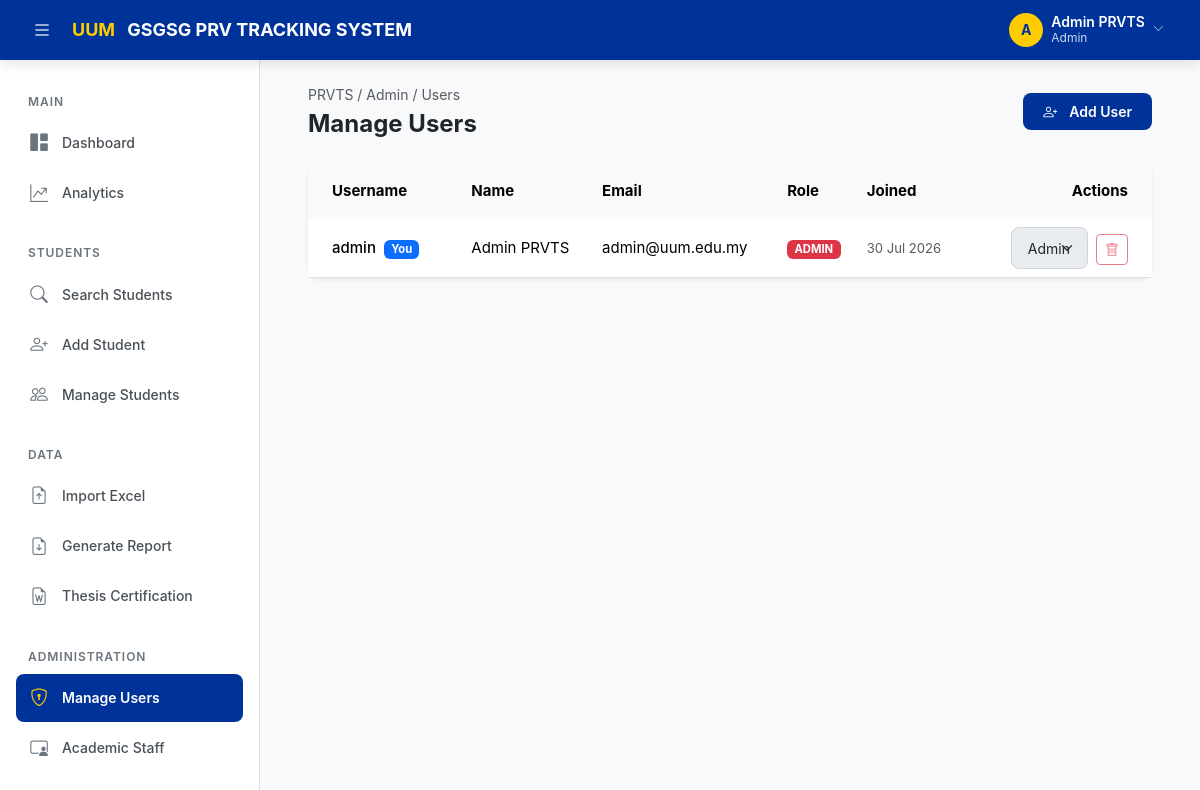
The app's page /users (signed in) with its own data.
### tables this page shows
CREATE TABLE IF NOT EXISTS `users` (
    `user_id`       INT AUTO_INCREMENT PRIMARY KEY,
    `name`          VARCHAR(150) NOT NULL,
    `email`         VARCHAR(200) NOT NULL UNIQUE,
    `username`      VARCHAR(100) NOT NULL UNIQUE,
    `password`      VARCHAR(255) NOT NULL,
    `role`          ENUM('admin','staff') NOT NULL DEFAULT 'staff',
    `force_password_change` TINYINT(1) NOT NULL DEFAULT 0,
    `created_at`    DATETIME NOT NULL DEFAULT CURRENT_TIMESTAMP,
    `updated_at`    DATETIME NOT NULL DEFAULT CURRENT_TIMESTAMP ON UPDATE CURRENT_TIMESTAMP
);

### app/Core/Controller.php (called while the page is built, shortened)
<?php
class Controller
{
    protected function view(string $viewPath, array $data = []): void
    {
        extract($data);
        $viewFile = dirname(__DIR__) . '/Views/' . str_replace('.', '/', $viewPath) . '.php';
        require $viewFile;
    }
}

### app/Controllers/UserController.php (called while the page is built, shortened)
<?php
class UserController extends Controller
{
    private User $userModel;
    public function __construct()
    {
        $this->userModel = new User();
    }
    public function manage(): void
    {
        $data = [
            'pageTitle'   => 'Manage Users',
            'currentPage' => 'users',
            'users'       => $this->userModel->getAll()
        ];
        $this->view('users.manage', $data);
    }
}

### app/Core/App.php (called while the page is built, shortened)
<?php
class App
{
    private Router $router;
    public function __construct()
    {
        $this->router = new Router();
    }
    private function registerRoutes(): void
    {
        $this->router->get('/login',            'AuthController', 'login');
        $this->router->post('/login',           'AuthController', 'loginPost');
        $this->router->get('/forgot-password',  'AuthController', 'forgotPassword');
        $this->router->get('/logout',           'AuthController', 'logout');
        $this->router->get('/',                     'DashboardController', 'index');
        $this->router->get('/dashboard',            'DashboardController', 'index');
        $this->router->get('/analytics',            'AnalyticsController', 'index');
        $this->router->get('/analytics/chart-data', 'AnalyticsController', 'chartData');
        $this->router->get('/search',          'SearchController', 'index');
        $this->router->get('/search/live',     'SearchController', 'liveSearch');
        $this->router->get('/student/{id}',    'StudentController', 'detail');
        $this->router->get('/students/create', 'StudentController', 'create');
        $this->router->post('/students/store', 'StudentController', 'store');
        $this->router->get('/students/manage', 'StudentController', 'manage');
        $this->router->get('/students/edit/{id}',   'StudentController', 'edit');
        $this->router->post('/students/update/{id}','StudentController', 'update');
        $this->router->post('/students/delete/{id}','StudentController', 'delete');
        $this->router->post('/students/bulk-delete', 'StudentController', 'bulkDelete');
        $this->router->post('/student/{id}/remarks', 'StudentController', 'addRemark');
        $this->router->post('/student/{id}/remarks/delete/{remarkId}', 'StudentController', 'deleteRemark');
        $this->router->get('/import',          'ImportController', 'index');
        $this->router->post('/import/upload',  'ImportController', 'upload');
        $this->router->get('/export',              'ExportController', 'index');
        $this->router->post('/export/pdf',         'ExportController', 'exportPdf');
        $this->router->post('/export/excel',       'ExportController', 'exportExcel');
        $this->router->get('/export/pdf/{id}',     'ExportController', 'exportSinglePdf');
        $this->router->get('/export/excel/{id}',   'ExportController', 'exportSingleExcel');
        $this->router->post('/export/preview',     'ExportController', 'apiPreview');
        $this->router->post('/export/custom',      'ExportController', 'exportCustom');
        $this->router->get('/docx-templates',          'DocxTemplateController', 'index');
        $this->router->post('/docx-templates/generate', 'DocxTemplateController', 'generate');
        $this->router->get('/users',               'UserController', 'manage');
        $this->router->post('/users/store',        'UserController', 'store');
        $this->router->post('/users/role/{id}',    'UserController', 'updateRole');
        $this->router->post('/users/reset-password/{id}', 'UserController', 'resetPassword');
        $this->router->post('/users/delete/{id}',  'UserController', 'delete');
        $this->router->get('/staff',                       'StaffController', 'manage');
        $this->router->post('/staff/supervisors/store',    'StaffController', 'storeSupervisor');
        $this->router->post('/staff/supervisors/update/{id}', 'StaffController', 'updateSupervisor');
        $this->router->post('/staff/supervisors/delete/{id}', 'StaffController', 'deleteSupervisor');
        $this->router->post('/staff/examiners/store',      'StaffController', 'storeExaminer');
        $this->router->post('/staff/examiners/update/{id}',   'StaffController', 'updateExaminer');
        $this->router->post('/staff/examiners/delete/{id}',   'StaffController', 'deleteExaminer');
        $this->router->post('/staff/chairpersons/store',    'StaffController', 'storeChairperson');
        $this->router->post('/staff/chairpersons/update/{id}', 'StaffController', 'updateChairperson');
        $this->router->post('/staff/chairpersons/delete/{id}', 'StaffController', 'deleteChairperson');
        $this->router->post('/staff/api/supervisors/store', 'StaffController', 'apiStoreSupervisor');
        $this->router->post('/staff/api/examiners/store',   'StaffController', 'apiStoreExaminer');
        $this->router->post('/staff/api/chairpersons/store','StaffController', 'apiStoreChairperson');
        $this->router->get('/profile',         'ProfileController', 'index');
        $this->router->post('/profile/update', 'ProfileController', 'update');
    }
    public function run(): void
    {
        $uri    = $_SERVER['REQUEST_URI'] ?? '/';
        $method = $_SERVER['REQUEST_METHOD'] ?? 'GET';
        $this->router->dispatch($uri, $method);
    }
}

### public/index.php (called while the page is built, shortened)
<?php
$app = new App\Core\App();
$app->run();

### app/Core/Database.php (called while the page is built, shortened)
<?php
class Database
{
    private static ?Database $instance = null;
    private \PDO $pdo;
    private ?\PDOStatement $stmt = null;
    private function __construct()
    {
        $config = require dirname(__DIR__, 2) . '/config/database.php';
        $dsn = sprintf(
            'mysql:host=%s;port=%s;dbname=%s;charset=%s',
            $config['host'],
            $config['port'],
            $config['dbname'],
            $config['charset']
        );
        try {
            $this->pdo = new \PDO($dsn, $config['username'], $config['password'], $config['options']);
        } catch (\PDOException $e) {
            die('Database connection failed: ' . $e->getMessage());
        }
    }
    public static function getInstance(): self
    {
        if (self::$instance === null) {
            self::$instance = new self();
        }
        return self::$instance;
    }
    public function query(string $sql): self
    {
        $this->stmt = $this->pdo->prepare($sql);
        return $this;
    }
    public function execute(array $params = []): bool
    {
        return $this->stmt->execute();
    }
    public function resultSet(array $params = []): array
    {
        $this->execute($params);
        return $this->stmt->fetchAll();
    }
}

### config/database.php (called while the page is built)
<?php
return [
    'host'     => $_ENV['DB_HOST'] ?? 'localhost',
    'dbname'   => $_ENV['DB_NAME'] ?? 'prvts_db',
    'username' => $_ENV['DB_USER'] ?? 'root',
    'password' => $_ENV['DB_PASS'] ?? '',
    'port'     => $_ENV['DB_PORT'] ?? '3306',
    'charset'  => 'utf8mb4',
    'options'  => [
        PDO::ATTR_ERRMODE            => PDO::ERRMODE_EXCEPTION,
        PDO::ATTR_DEFAULT_FETCH_MODE => PDO::FETCH_ASSOC,
        PDO::ATTR_EMULATE_PREPARES   => false,
    ],
];

### app/Models/User.php (called while the page is built, shortened)
<?php
class User
{
    private Database $db;
    public function __construct()
    {
        $this->db = Database::getInstance();
    }
    public function getAll(): array
    {
        $this->db->query('SELECT user_id, name, email, username, role, created_at FROM users ORDER BY created_at DESC');
        return $this->db->resultSet();
    }
}

### app/Views/users/manage.php (the view, shortened to what this page needs)
<?php
$baseUrl = rtrim($_ENV['APP_URL'] ?? '', '/');
$currentUserId = $_SESSION['user_id'] ?? 0;
?>
<div class="page-header animate-fade-in-up">
    <div>
        <div class="breadcrumb text-muted">PRVTS / Admin / Users</div>
        <h1>Manage Users</h1>
    </div>
    <button type="button" class="btn btn-uum" data-bs-toggle="modal" data-bs-target="#addUserModal">
        <i class="bi bi-person-plus me-1"></i>Add User
    </button>
</div>
<div class="card shadow-sm border-0 animate-fade-in-up stagger-1">
    <div class="card-body p-0">
        <div class="table-responsive">
            <table class="table table-hover align-middle mb-0">
                <thead class="table-light text-muted fw-semibold">
                    <tr>
                        <th class="px-4 py-3 border-0">Username</th>
                        <th class="py-3 border-0">Name</th>
                        <th class="py-3 border-0">Email</th>
                        <th class="py-3 border-0">Role</th>
                        <th class="py-3 border-0">Joined</th>
                        <th class="px-4 py-3 border-0 text-end">Actions</th>
                    </tr>
                </thead>
                <tbody>
                    <?php if (empty($users)): ?>
                        <tr>
                            <td colspan="6" class="text-center py-4 text-muted">No users found.</td>
                        </tr>
                    <?php else: ?>
                        <?php foreach($users as $u): ?>
                        <tr>
                            <td class="px-4 fw-medium">
                                <?= htmlspecialchars($u['username']) ?>
                                <?php if($u['user_id'] === $currentUserId): ?>
                                    <span class="badge bg-primary ms-1">You</span>
                                <?php endif; ?>
                            </td>
                            <td><?= htmlspecialchars($u['name']) ?></td>
                            <td><?= htmlspecialchars($u['email']) ?></td>
                            <td>
                                <?php
                                $badgeClass = match($u['role']) {
                                    'admin' => 'bg-danger',
                                    'staff' => 'bg-success',
                                    default => 'bg-secondary'
                                };
                                ?>
                                <span class="badge <?= $badgeClass ?>"><?= strtoupper($u['role']) ?></span>
                            </td>
                            <td class="text-muted small">
                                <?= date('d M Y', strtotime($u['created_at'])) ?>
                            </td>
                            <td class="px-4 text-end">
                                <form action="<?= $baseUrl ?>/users/role/<?= $u['user_id'] ?>" method="POST" class="d-inline-block me-1">
                                    <select name="role" class="form-select form-select-sm d-inline-block w-auto" onchange="this.form.submit()" <?= $u['user_id'] === $currentUserId ? 'disabled' : '' ?>>
                                        <option value="admin" <?= $u['role'] === 'admin' ? 'selected' : '' ?>>Admin</option>
                                    </select>
                                </form>
                                <form action="<?= $baseUrl ?>/users/delete/<?= $u['user_id'] ?>" method="POST" class="d-inline-block" onsubmit="return confirm('Delete this user account permanently?');">
                                    <button type="submit" class="btn btn-sm btn-outline-danger" title="Delete User" <?= $u['user_id'] === $currentUserId ? 'disabled' : '' ?>>
                                        <i class="bi bi-trash"></i>
                                    </button>
                                </form>
                            </td>
                        </tr>
                        <?php endforeach; ?>
                    <?php endif; ?>
                </tbody>
            </table>
        </div>
    </div>
</div>

### public/assets/css/style.css (style rules this page uses)
:root { --uum-blue: #003399; --uum-blue-dark: #002266; --uum-blue-light: #e8eef8; --uum-blue-hover: #004cc4; --uum-yellow: #FFCC00; --uum-yellow-light: #FFF8E1; --uum-yellow-dark: #e6b800; --white: #FFFFFF; --gray-50: #F8F9FA; --gray-100: #E9ECEF; --gray-200: #DEE2E6; --gray-300: #CED4DA; --gray-400: #ADB5BD; --gray-500: #6C757D; --gray-600: #495057; --gray-700: #343A40; --gray-800: #212529; --success: #198754; --success-light: #d1e7dd; --danger: #DC3545; --danger-light: #f8d7da; --warning: #FFC107; --warning-light: #fff3cd; --info: #0dcaf0; --info-light: #cff4fc; --sidebar-width: 260px; --sidebar-collapsed: 70px; --header-height: 60px; --border-radius: 0.5rem; --border-radius-lg: 0.75rem; --shadow-sm: 0 1px 3px rgba(0, 0, 0, 0.08); --shadow-md: 0 4px 12px rgba(0, 0, 0, 0.1); --shadow-lg: 0 8px 24px rgba(0, 0, 0, 0.12); --font-family: 'Inter', -apple-system, BlinkMacSystemFont, 'Segoe UI', Roboto, sans-serif; --font-size-xs: 0.75rem; --font-size-sm: 0.875rem; --font-size-base: 0.9375rem; --font-size-lg: 1.125rem; --font-size-xl: 1.5rem; --font-size-2xl: 2rem; --transition-fast: 150ms ease; --transition-base: 250ms ease; --transition-slow: 400ms ease; }
*, *::before, *::after { box-sizing: border-box; margin: 0; padding: 0; }
html { scroll-behavior: smooth; }
body { font-family: var(--font-family); font-size: var(--font-size-base); color: var(--gray-700); background: var(--gray-50); line-height: 1.6; -webkit-font-smoothing: antialiased; -moz-osx-font-smoothing: grayscale; }
.page-header { display: flex; align-items: center; justify-content: space-between; margin-bottom: 1.5rem; flex-wrap: wrap; gap: 1rem; }
.page-header h1 { font-size: var(--font-size-xl); font-weight: 700; color: var(--gray-800); margin: 0; }
.page-header .breadcrumb { font-size: var(--font-size-sm); margin-bottom: 0.25rem; }
.card { border: none; border-radius: var(--border-radius-lg); box-shadow: var(--shadow-sm); transition: box-shadow var(--transition-base), transform var(--transition-base); background: var(--white); }
.card-body { padding: 1.25rem; }
.btn-uum { background: var(--uum-blue); color: var(--white); border: none; font-weight: 600; padding: 0.5rem 1.25rem; border-radius: var(--border-radius); font-size: var(--font-size-sm); transition: all var(--transition-fast); display: inline-flex; align-items: center; gap: 0.5rem; }
.form-control, .form-select { background-color: var(--gray-50); border: 1px solid var(--gray-300); border-radius: var(--border-radius); padding: 0.6rem 1rem; transition: all var(--transition-fast); }
.table-hover tbody tr { transition: all var(--transition-fast); }
.animate-fade-in-up { animation: fadeInUp 0.4s ease; }
.stagger-1 { animation-delay: 0.05s; }

### records on screen
users: username "admin", shows "You", name "Admin PRVTS", email "admin@uum.edu.my", role "ADMIN", created_at "30 Jul 2026", role "Admin"

### other values on screen
$initials "A"
$userName "Admin PRVTS"
$userRole "Admin"
